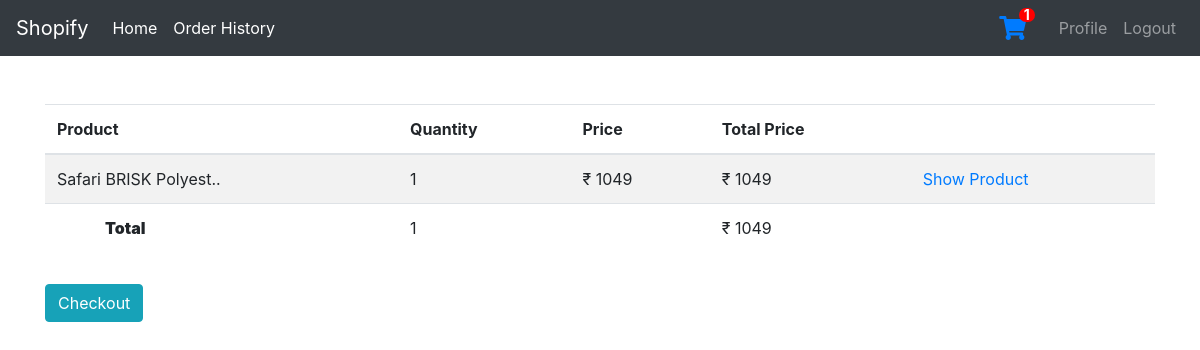
Page /shop/cart (signed in) on the earlier database version.
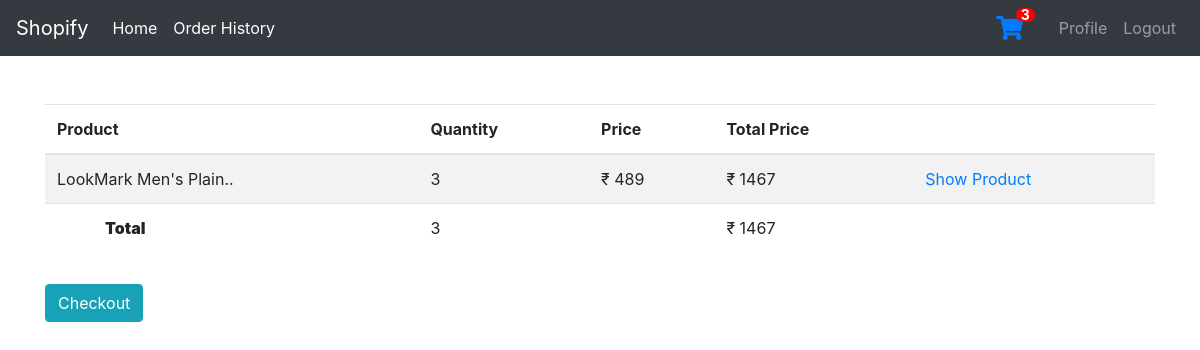
Same page on the later database version.
### shop/models.py (models this page shows, shortened)
class Cart(models.Model):
    user = models.ForeignKey(User, on_delete=models.CASCADE)
    cart_status = models.BooleanField(default=False)
    cart_date = models.DateField(blank=True, null=True)
    product = models.ForeignKey(Product, on_delete=models.CASCADE)
    quantity = models.PositiveIntegerField(default=0)
    def total_price(self):
        return self.quantity * self.product.product_price

class Product(models.Model):
    product_name = models.CharField(max_length=100)
    product_category = models.CharField(max_length=100)
    product_description = models.CharField(max_length=500)
    product_price = models.IntegerField()
    product_image = models.ImageField(
        upload_to='images', default='default.png')
    def get_absolute_url(self):
        return reverse("detail-product", kwargs={"id": self.id})

### shop/views.py (the view)
# urls.py: path('cart', views.cart, name='cart'),
@login_required
def cart(request):
    cart = Cart.objects.filter(user=request.user, cart_status=False)
    total_price = 0
    for item in cart:
        total_price += int(item.total_price())
    context = {'cart': cart, 'total_price': total_price}
    return render(request, 'shop/cart.html', context)

### shop/context_processors.py (called while the page is built)
def cart_processor(request):
    if request.user.is_authenticated:
        cart = Cart.objects.filter(user=request.user, cart_status=False)
        if cart.exists():
            total_items = 0
            for item in cart:
                total_items += item.quantity
            return {
                'total_items': total_items
            }
        else:
            return {
                'total_items': 0
            }
    else:
        return {
            'total_items': 0
        }

### shop/templates/shop/cart.html
{% extends "user/base.html" %}
{% block content %}
<div class='container mt-5'>
<table class="table table-striped">
  <thead>
    <tr>
      <th scope="col">Product</th>
      <th scope="col">Quantity</th>
      <th scope="col">Price</th>
      <th scope="col">Total Price</th>
      <th scope="col"></th>
    </tr>
  </thead>
  <tbody>
  {% for product in cart %}
  {% if product.quantity > 0 %}
     <tr>
      <td>{{product.product.product_name|slice:'0:20' }}..</td>
      <td>{{product.quantity}}</td>
      <td>&#x20B9; {{product.product.product_price}}</td>
      <td>&#x20B9; {{product.total_price}}</td>
      <td><a href="{{ product.product.get_absolute_url }}">Show Product</a></td>
    </tr>
  {% endif %}
{% endfor %}
<tr>
      <th scope="row"><strong class='px-5'>Total</strong></th>
      <td>{{total_items}}</td>
      <td></td>
      <td>&#x20B9; {{total_price}}</td>
      <td></td>
    </tr>
  </tbody>
</table>
{% ifequal 0 total_items  %}
<h2 class="text-center pt-3" style="font-family: 'BioRhyme', serif; color: rgb(42, 6, 126);"> Add Products To Your Cart </h2>
{% else %}
<a href="{% url 'checkout' %}" class="btn btn-info mt-3">Checkout</a>
{% endifequal %}
</div>
{% endblock content %}

Differences in the rows shown:
removed Cart: product.product_name "Safari BRISK Polyest", quantity "1", product.product_price "1049", total_price "1049"
added Cart: product.product_name "LookMark Men's Plain", quantity "3", product.product_price "489", total_price "1467"
Other differences:
{{ total_items }}: "1" → "3"
{{ total_price }}: "1049" → "1467"
